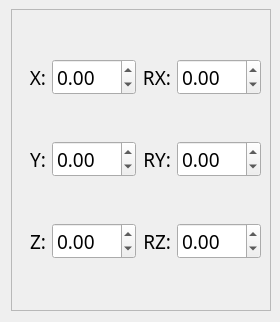
<?xml version="1.0" encoding="UTF-8"?>
<ui version="4.0">
 <class>Form</class>
 <widget class="QWidget" name="Form">
  <property name="geometry">
   <rect>
    <x>0</x>
    <y>0</y>
    <width>280</width>
    <height>322</height>
   </rect>
  </property>
  <property name="windowTitle">
   <string>Form</string>
  </property>
  <layout class="QGridLayout" name="gridLayout">
   <property name="topMargin">
    <number>9</number>
   </property>
   <property name="rightMargin">
    <number>9</number>
   </property>
   <item row="0" column="1">
    <widget class="QFrame" name="frame">
     <property name="frameShape">
      <enum>QFrame::StyledPanel</enum>
     </property>
     <property name="frameShadow">
      <enum>QFrame::Raised</enum>
     </property>
     <layout class="QGridLayout" name="gridLayout_2">
      <item row="2" column="3">
       <widget class="QLabel" name="label_5">
        <property name="font">
         <font>
          <family>aakar</family>
          <pointsize>14</pointsize>
         </font>
        </property>
        <property name="text">
         <string>RZ:</string>
        </property>
        <property name="alignment">
         <set>Qt::AlignRight|Qt::AlignTrailing|Qt::AlignVCenter</set>
        </property>
       </widget>
      </item>
      <item row="2" column="1">
       <widget class="QLabel" name="label_3">
        <property name="font">
         <font>
          <family>aakar</family>
          <pointsize>14</pointsize>
         </font>
        </property>
        <property name="text">
         <string>Z:</string>
        </property>
        <property name="alignment">
         <set>Qt::AlignRight|Qt::AlignTrailing|Qt::AlignVCenter</set>
        </property>
       </widget>
      </item>
      <item row="1" column="3">
       <widget class="QLabel" name="label_4">
        <property name="font">
         <font>
          <family>aakar</family>
          <pointsize>14</pointsize>
         </font>
        </property>
        <property name="text">
         <string>RY:</string>
        </property>
        <property name="alignment">
         <set>Qt::AlignRight|Qt::AlignTrailing|Qt::AlignVCenter</set>
        </property>
       </widget>
      </item>
      <item row="0" column="3">
       <widget class="QLabel" name="label_6">
        <property name="font">
         <font>
          <family>aakar</family>
          <pointsize>14</pointsize>
         </font>
        </property>
        <property name="text">
         <string>RX:</string>
        </property>
        <property name="alignment">
         <set>Qt::AlignRight|Qt::AlignTrailing|Qt::AlignVCenter</set>
        </property>
       </widget>
      </item>
      <item row="2" column="2">
       <widget class="QDoubleSpinBox" name="z_spinbox">
        <property name="font">
         <font>
          <family>aakar</family>
          <pointsize>14</pointsize>
         </font>
        </property>
        <property name="minimum">
         <double>-99.000000000000000</double>
        </property>
       </widget>
      </item>
      <item row="1" column="1">
       <widget class="QLabel" name="label_2">
        <property name="font">
         <font>
          <family>aakar</family>
          <pointsize>14</pointsize>
         </font>
        </property>
        <property name="text">
         <string>Y:</string>
        </property>
        <property name="alignment">
         <set>Qt::AlignRight|Qt::AlignTrailing|Qt::AlignVCenter</set>
        </property>
       </widget>
      </item>
      <item row="0" column="2">
       <widget class="QDoubleSpinBox" name="x_spinbox">
        <property name="font">
         <font>
          <family>aakar</family>
          <pointsize>14</pointsize>
         </font>
        </property>
        <property name="minimum">
         <double>-99.000000000000000</double>
        </property>
       </widget>
      </item>
      <item row="1" column="2">
       <widget class="QDoubleSpinBox" name="y_spinbox">
        <property name="font">
         <font>
          <family>aakar</family>
          <pointsize>14</pointsize>
         </font>
        </property>
        <property name="minimum">
         <double>-99.000000000000000</double>
        </property>
       </widget>
      </item>
      <item row="0" column="1">
       <widget class="QLabel" name="label">
        <property name="font">
         <font>
          <family>aakar</family>
          <pointsize>14</pointsize>
         </font>
        </property>
        <property name="text">
         <string>X:</string>
        </property>
        <property name="alignment">
         <set>Qt::AlignRight|Qt::AlignTrailing|Qt::AlignVCenter</set>
        </property>
       </widget>
      </item>
      <item row="0" column="4">
       <widget class="QDoubleSpinBox" name="rx_spinbox">
        <property name="font">
         <font>
          <family>aakar</family>
          <pointsize>14</pointsize>
         </font>
        </property>
        <property name="minimum">
         <double>-99.000000000000000</double>
        </property>
       </widget>
      </item>
      <item row="1" column="4">
       <widget class="QDoubleSpinBox" name="ry_spinbox">
        <property name="font">
         <font>
          <family>aakar</family>
          <pointsize>14</pointsize>
         </font>
        </property>
        <property name="minimum">
         <double>-99.000000000000000</double>
        </property>
       </widget>
      </item>
      <item row="2" column="4">
       <widget class="QDoubleSpinBox" name="rz_spinbox">
        <property name="font">
         <font>
          <family>aakar</family>
          <pointsize>14</pointsize>
         </font>
        </property>
        <property name="minimum">
         <double>-99.000000000000000</double>
        </property>
       </widget>
      </item>
     </layout>
    </widget>
   </item>
  </layout>
 </widget>
 <resources/>
 <connections/>
</ui>
